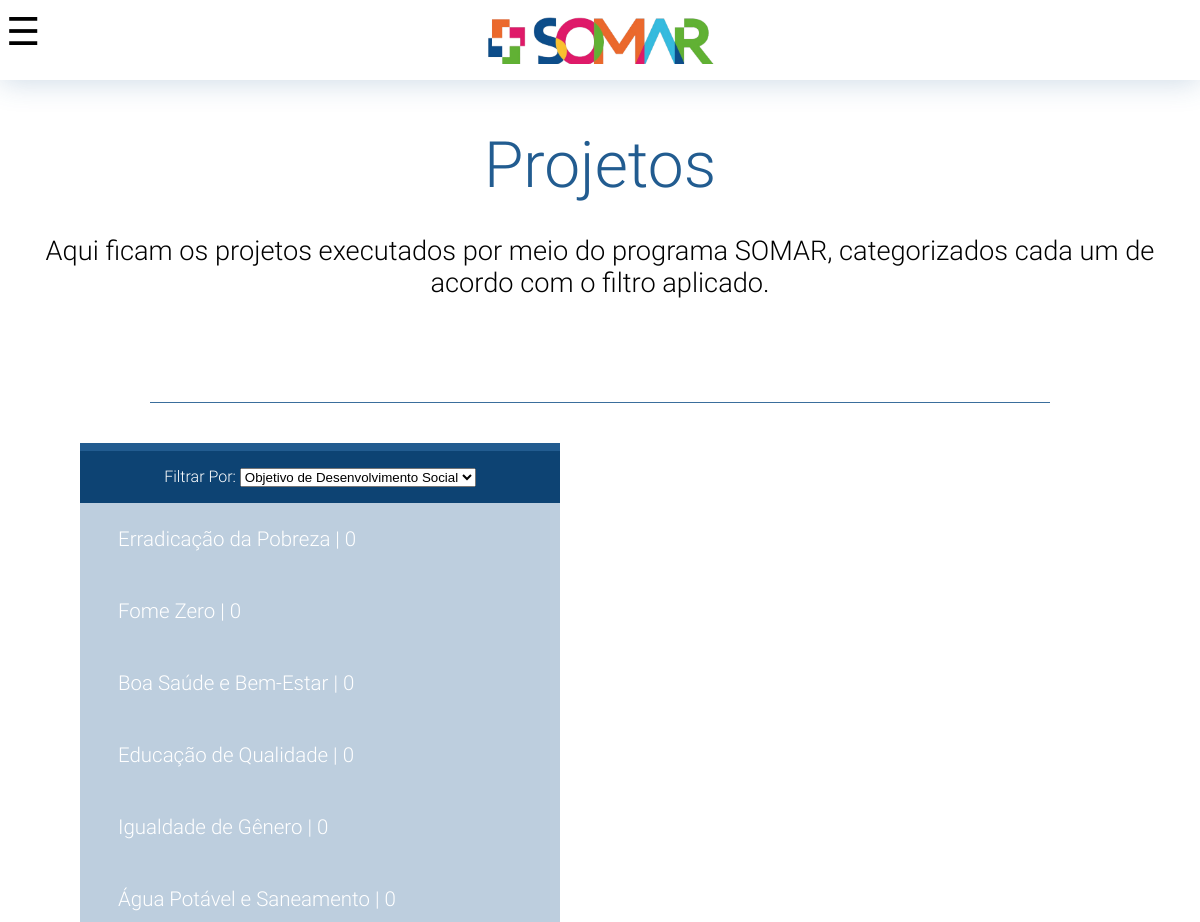
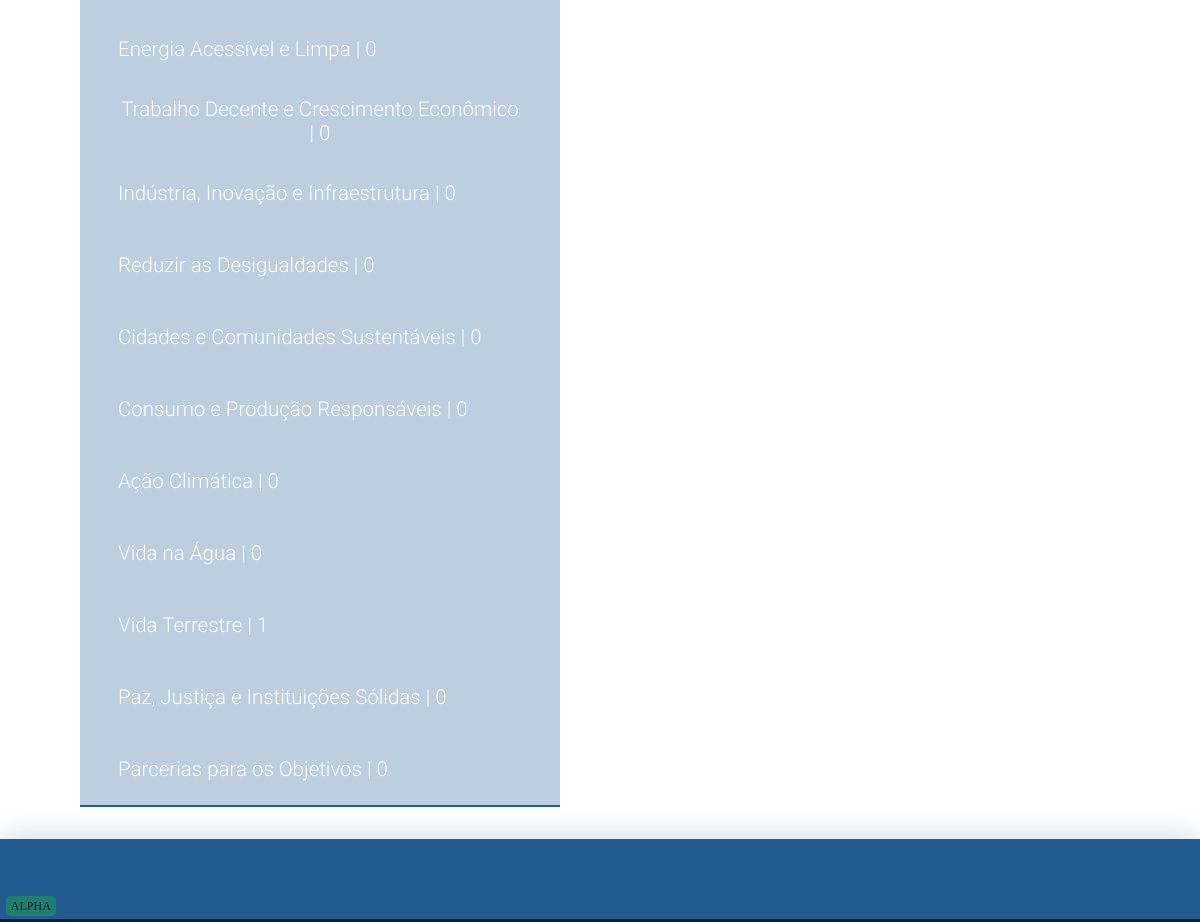
The page /projects/ on the database as committed earlier (2 pictures, top to bottom).
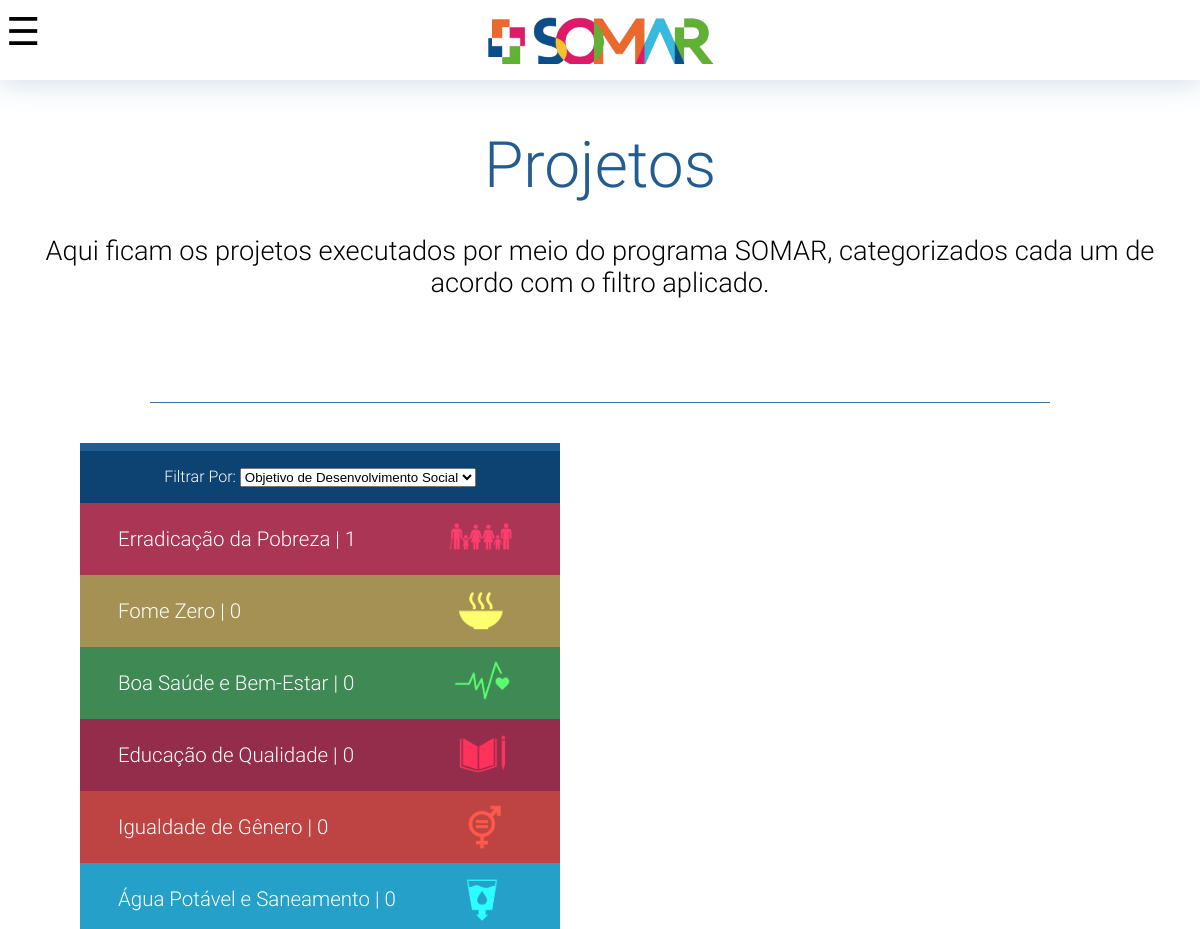
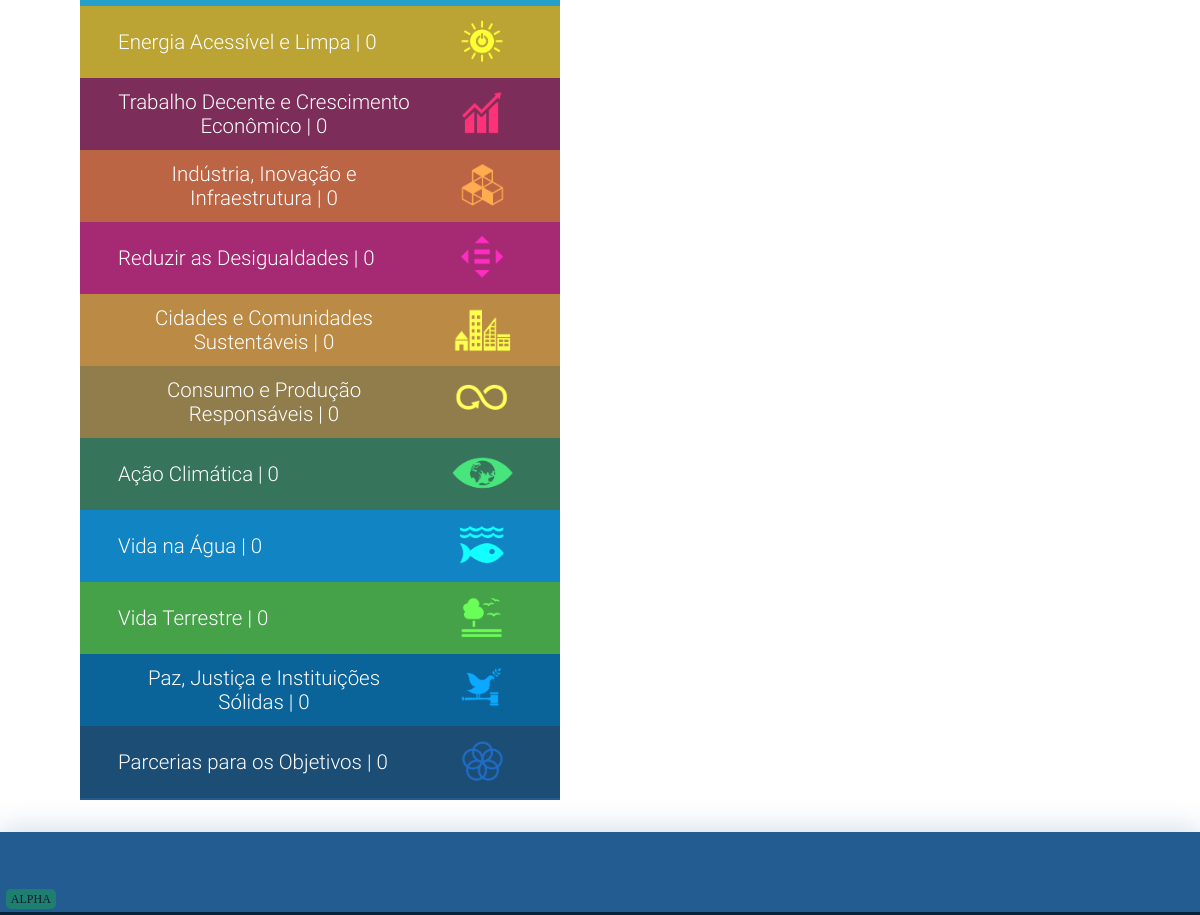
The same page on the database as committed later (2 pictures, top to bottom).
### alexandria_site/models.py (models this page shows, shortened)
class Objective(models.Model):
    class Meta:
        verbose_name = 'ODS'
        verbose_name_plural = 'Objetivos'
    name = models.CharField(max_length=60)
    icon = models.ImageField("Icone", upload_to="icons", blank=True)
    color = ColorField("Cor", format="hexa", blank=True)
    def __str__(self):
        return self.name

### alexandria_site/views.py (the view, shortened to what this page needs)
# urls.py: path("projects/", views.projects, name='projects'),
def projects(request):
    objectives = models.Objective.objects.all()
    projects = models.Project.objects
    states = [(x[1], list(projects.filter(state=x[0]))) for x in models.STATE_CHOICES]
    cities = [(x[1], list(projects.filter(city=x[0]))) for x in models.CITY_CHOICES]
    causes = [(x['cause'], list(projects.filter(cause=x['cause']))) for x in projects.exclude(cause=None).exclude(cause="").values('cause').distinct()]
    if request.method == "POST":
        form = forms.Filter(request.POST)
        if form.is_valid():
                return HttpResponseRedirect("#")
    else:
        form = forms.Filter()
    form.fields['filter'].initial = request.GET.get('filter', 'ods')
    return render(request, 'alexandria_site/projects.html', {
        "objectives": objectives,
        "projects": projects.all(),
        "bgimg": "background-image: url('../static/leaves_tileable.jpg'); background-size: 50%; max-height=100%;",
        "form":form,
        "filter":request.GET.get('filter', 'ods'),
        "causas":causes,
        "cidades":cities,
        "title": "Projetos"
        })

### alexandria_site/forms.py
class Filter(forms.Form):
    filter = forms.ChoiceField(widget=forms.Select(attrs={'onchange':'this.form.submit()'}), label="Filtrar Por", choices=(("ods", "Objetivo de Desenvolvimento Social"),("cidade", "Cidade"),("causa", "Causa")), initial="ods")

### alexandria_site/models.py (called while the page is built)
    def __str__(self):
        return self.name

### alexandria_site/templates/alexandria_site/projects.html (shortened to what this page needs)
{% extends 'alexandria_site/layout.html' %}
{% block content %}
<div class="content">
    <div class="content-section center" style="min-width:90vw; font-size: 1.7rem;">
        <h1 class="title center" style="font-size: 4rem;">Projetos</h1>
    <p>Aqui ficam os projetos executados por meio do programa SOMAR, categorizados cada um de acordo com o filtro aplicado.</p><br>
    </div>
    <hr>
    <div class="content-section">
        <div style="display: flex; justify-content: start; width: min(calc(100% - 10rem), 100rem); margin: 0 auto;">
        <div class="accordion-wrapper" id="accordionWrapper">
            <div class="menu">
                <div class="filter-wrapper">
                    <form action="#" method="GET" onchange="form.submit()">
                        {{form}} {{req}}
                    </form>
                </div>
                {% if filter == 'ods'%}
                    {% for objective in objectives %}
                    <button  class="accordion" style="font-weight: 200; background-color: color-mix(in srgb, {{objective.color}} var(--amm), #225c90);" onclick="accordionToggleDown(this)"> <div style="display: flex; justify-content:space-between; align-items: center; gap: 2rem; padding-inline: 2rem;">{{objective}} | {{objective.project_set.all.count}}{%if objective.icon %}<img src="{{objective.icon.url}}" style="max-width: 5rem; mix-blend-mode: color-dodge;">{% endif %}</div></button>
                    {% endfor %}
                {%endif%}
            </div>
        </div>
        </div>
    </div>
</div>
{% endblock content %}

### alexandria_site/templates/alexandria_site/layout.html (shortened to what this page needs)
{% load static %}
<!DOCTYPE html>
<html lang="pt-br">
<head>
  <link href="{% static 'css/stylesheet.css' %}" rel="stylesheet">
</head>
<body class="page-bg">
  <symbol class="nav-button" onclick="openNav()">&#9776;</symbol>
  <header class="banner">
      <a href="{%url 'home'%}" class="logo">
        <img id="logo" src="../static/logo-simple.png" alt="LOGO" >
      </a>
  </header>
    <div id='shade'>
      </div>
        {% block content %}
        {% endblock %}
  <footer class="footer">
    <div style="border-radius: 5px;background-color: #17fc0350; position:fixed; bottom: .5vw; left: .5vw; width:fit-content; height:fit-content; opacity: 70%;">
      <p style="padding-inline:.4vw; padding-block:.2vw; font-size: 1vw;"> ALPHA </p>
    </div>
  </footer>
</body>
</html>

### alexandria_site/static/css/stylesheet.css (style rules this page uses)
html, body, div, span, applet, object, iframe, h1, h2, h3, h4, h5, h6, p, blockquote, pre, a, abbr, acronym, address, big, cite, code, del, dfn, em, img, ins, kbd, q, s, samp, small, strike, strong, sub, sup, tt, var, b, u, i, center, dl, dt, dd, ol, ul, li, fieldset, form, label, legend, table, caption, tbody, tfoot, thead, tr, th, td, article, aside, canvas, details, embed, figure, figcaption, footer, header, hgroup, menu, nav, output, ruby, section, summary, time, mark, audio, video { margin: 0; padding: 0; border: 0; font-size: 100%; font: inherit; vertical-align: baseline; }
html { height: fit-content; }
body { display: flex; flex-direction: column; max-width: 100dvw; margin: 0; min-height: 100%; min-width: 100%; }
hr { width:75%; border: none; height: 1px; background-color: var(--shadowStrong); margin-top: 5vh; margin-bottom: 5vh; }
:root { --bannerSize: 5rem; --accordion: #225c90; --sub-accordion: #0D4373; --accordion-nav: #cee7fa; --accordion-hover: #187FD9; --sub-accordion-hover: #187FD9; --button: #F26430; --shadow: #225c903a; --shadowStrong: #225d90e3; --whiter: #ffffff; --white: #ffffff; --lighter: #ffffff; --light: #ffffff; --greyish: #ffffff; --medium: #225c90; --mutedMedium: #ffffff; --dark: #082239; --fontSize: 80rem; --accordion-width: min(50vw, 30rem); }
.page-bg { background-color: var(--white); }
.banner { z-index: 9998; background-color: var(--whiter); height: var(--bannerSize); width: 100%; top: 0; left: 0; box-shadow: 0px 2px 30px var(--shadow); }
.footer { position:relative; margin-top: 2em; margin-inline: 0; background-color: var(--medium); box-shadow: 0px -2px 30px var(--shadow); border-bottom: 3px solid var(--dark); width: 100%; height: 80px; margin-bottom: 0; z-index: 998; }
.logo { display: block; margin: 0 auto; margin-block: 1rem; width: 15rem; height: 3rem; transition: 0.2s; }
.logo img { object-fit: cover; width: 100%; height: 100%; }
.nav-button { position: fixed; color:#ffffff; mix-blend-mode:difference; z-index: 9999; font-size: calc(var(--fontSize) * 0.03); cursor: pointer; vertical-align: middle; line-height: calc(var(--bannerSize) - (0.2 * var(--bannerSize))); padding-left: .5vw; float:left; }
.content { flex: 1; top: 120px; min-height: 100vh; max-width: 100%; margin: 0 auto; }
#shade { position: fixed; top: 0; height: 100%; width: 100%; z-index: 999; transition: 0.3s; pointer-events: none; }
.content-section { width: 100%; min-height: auto; margin-inline: 0; margin-top: 2%; overflow: hidden; }
.title { margin: 3vh; font-size: calc(var(--fontSize) * 0.0336); font-family: 'roboto'; font-weight: 200; color: var(--medium); }
.content-section p { font-family:roboto; font-weight: 200; margin: 2rem; }
.center { margin-left: auto; margin-right: auto; }
.center p, small, h1, h2, h3, h4, h5, h6 { text-align: center; }
.accordion-wrapper { width: var(--accordion-width); min-height: 4.5rem; background-color: var(--accordion-nav); border-top: .5rem solid var(--accordion); border-bottom: .2vw solid var(--accordion); overflow: hidden; transition: 250ms; position: relative; }
.menu { position: relative; background-color: var(--accordion); max-width: var(--accordion-width); min-height: 76.5rem; z-index: 300; }
.accordion { --amm: 70%; position: relative; width: 100%; height: 4.5rem; background-color: var(--accordion); border: none; outline: none; z-index: 300; font-family: roboto; font-size: calc(var(--fontSize) * 0.016); color: white; }
.filter-wrapper { display: flex; flex-direction: column; background-color: var(--sub-accordion); padding: 1rem; color: var(--lighter); font-family: roboto; font-weight: 200; text-align: center; }

Rows that differ between the two databases and show on the page:
changed Objective "Erradicação da Pobreza": color "#FFFFFFFF" → "#E5243BFF" (drawn); project_set.all.count "0" → "1"; icon: picture added
changed Objective "Fome Zero": color "#FFFFFFFF" → "#DDA83AFF" (drawn); icon: picture added
changed Objective "Boa Saúde e Bem-Estar": color "#FFFFFFFF" → "#4C9C3CFF" (drawn); icon: picture added
changed Objective "Educação de Qualidade": color "#FFFFFFFF" → "#C5192DFF" (drawn); icon: picture added
changed Objective "Igualdade de Gênero": color "#FFFFFFFF" → "#FF3A21FF" (drawn); icon: picture added
changed Objective "Água Potável e Saneamento": color "#FFFFFFFF" → "#26BDE2FF" (drawn); icon: picture added
changed Objective "Energia Acessível e Limpa": color "#FFFFFFFF" → "#FCC30BFF" (drawn); icon: picture added
changed Objective "Trabalho Decente e Crescimento Econômico": color "#FFFFFFFF" → "#A21942FF" (drawn); icon: picture added
changed Objective "Indústria, Inovação e Infraestrutura": color "#FFFFFFFF" → "#FD6925FF" (drawn); icon: picture added
changed Objective "Reduzir as Desigualdades": color "#FFFFFFFF" → "#DD1367FF" (drawn); icon: picture added
changed Objective "Cidades e Comunidades Sustentáveis": color "#FFFFFFFF" → "#FD9D24FF" (drawn); icon: picture added
changed Objective "Consumo e Produção Responsáveis": color "#FFFFFFFF" → "#BF8B2EFF" (drawn); icon: picture added
changed Objective "Ação Climática": color "#FFFFFFFF" → "#3F7E44FF" (drawn); icon: picture added
changed Objective "Vida na Água": color "#FFFFFFFF" → "#0A97D9FF" (drawn); icon: picture added
changed Objective "Vida Terrestre": color "#FFFFFFFF" → "#56C02BFF" (drawn); project_set.all.count "1" → "0"; icon: picture added
changed Objective "Paz, Justiça e Instituições Sólidas": color "#FFFFFFFF" → "#00689DFF" (drawn); icon: picture added
changed Objective "Parcerias para os Objetivos": color "#FFFFFFFF" → "#19486AFF" (drawn); icon: picture added
